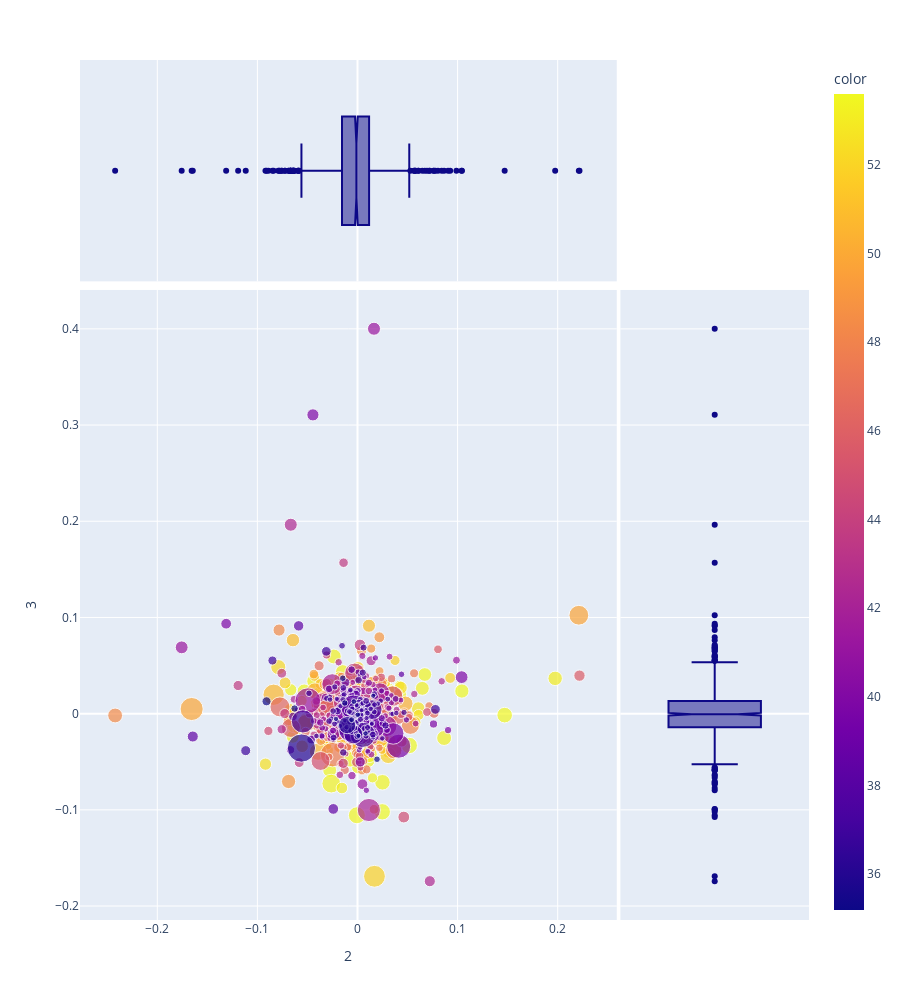

This figure's notebook cell:
### Markdown cell above
## LOADINGS PC 2 and 3

### Code cell
px.scatter(LOADINGS.reset_index(), 2, 3, hover_name='term_str', 
           size=VOCAB.loc[NOUNS].n, 
           color=LOADINGS.join(VOCAB['dfidf']).dfidf,
           marginal_x='box', marginal_y='box', height=1000)

### Figure 1 — Plotly figure (JSON) as saved in the notebook; plotly's stock layout.template omitted (floating-point values rounded to 4 significant figures; data arrays with more than 128 entries replaced by an {"elided": "..."} marker saying what was removed)
{"data": [{"hovertemplate": "<b>%{hovertext}</b><br><br>2=%{x}<br>3=%{y}<br>size=%{marker.size}<br>color=%{marker.color}<extra></extra>", "hovertext": {"elided": "1000 str values"}, "legendgroup": "", "marker": {"color": {"elided": "1000 float values"}, "coloraxis": "coloraxis", "size": {"elided": "1000 int values"}, "sizemode": "area", "sizeref": 0.9175, "symbol": "circle"}, "mode": "markers", "name": "", "orientation": "v", "showlegend": false, "type": "scatter", "x": {"elided": "1000 float values"}, "xaxis": "x", "y": {"elided": "1000 float values"}, "yaxis": "y"}, {"alignmentgroup": "True", "hovertemplate": "<b>%{hovertext}</b><br><br>2=%{x}<extra></extra>", "hovertext": {"elided": "1000 str values"}, "legendgroup": "", "marker": {"color": "#0d0887", "symbol": "circle"}, "name": "", "notched": true, "offsetgroup": "", "showlegend": false, "type": "box", "x": {"elided": "1000 float values"}, "xaxis": "x3", "yaxis": "y3"}, {"alignmentgroup": "True", "hovertemplate": "<b>%{hovertext}</b><br><br>3=%{y}<extra></extra>", "hovertext": {"elided": "1000 str values"}, "legendgroup": "", "marker": {"color": "#0d0887", "symbol": "circle"}, "name": "", "notched": true, "offsetgroup": "", "showlegend": false, "type": "box", "xaxis": "x2", "y": {"elided": "1000 float values"}, "yaxis": "y2"}], "layout": {"coloraxis": {"colorbar": {"title": {"text": "color"}}, "colorscale": [[0, "#0d0887"], [0.1111, "#46039f"], [0.2222, "#7201a8"], [0.3333, "#9c179e"], [0.4444, "#bd3786"], [0.5556, "#d8576b"], [0.6667, "#ed7953"], [0.7778, "#fb9f3a"], [0.8889, "#fdca26"], [1, "#f0f921"]]}, "height": 1000, "legend": {"itemsizing": "constant", "tracegroupgap": 0}, "margin": {"t": 60}, "xaxis": {"anchor": "y", "domain": [0, 0.7363], "title": {"text": "2"}}, "xaxis2": {"anchor": "y2", "domain": [0.7413, 1], "matches": "x2", "showgrid": false, "showline": false, "showticklabels": false, "ticks": ""}, "xaxis3": {"anchor": "y3", "domain": [0, 0.7363], "matches": "x", "showgrid": true, "showticklabels": false}, "xaxis4": {"anchor": "y4", "domain": [0.7413, 1], "matches": "x2", "showgrid": false, "showline": false, "showticklabels": false, "ticks": ""}, "yaxis": {"anchor": "x", "domain": [0, 0.7326], "title": {"text": "3"}}, "yaxis2": {"anchor": "x2", "domain": [0, 0.7326], "matches": "y", "showgrid": true, "showticklabels": false}, "yaxis3": {"anchor": "x3", "domain": [0.7426, 1], "matches": "y3", "showgrid": false, "showline": false, "showticklabels": false, "ticks": ""}, "yaxis4": {"anchor": "x4", "domain": [0.7426, 1], "matches": "y3", "showgrid": true, "showline": false, "showticklabels": false, "ticks": ""}}}
